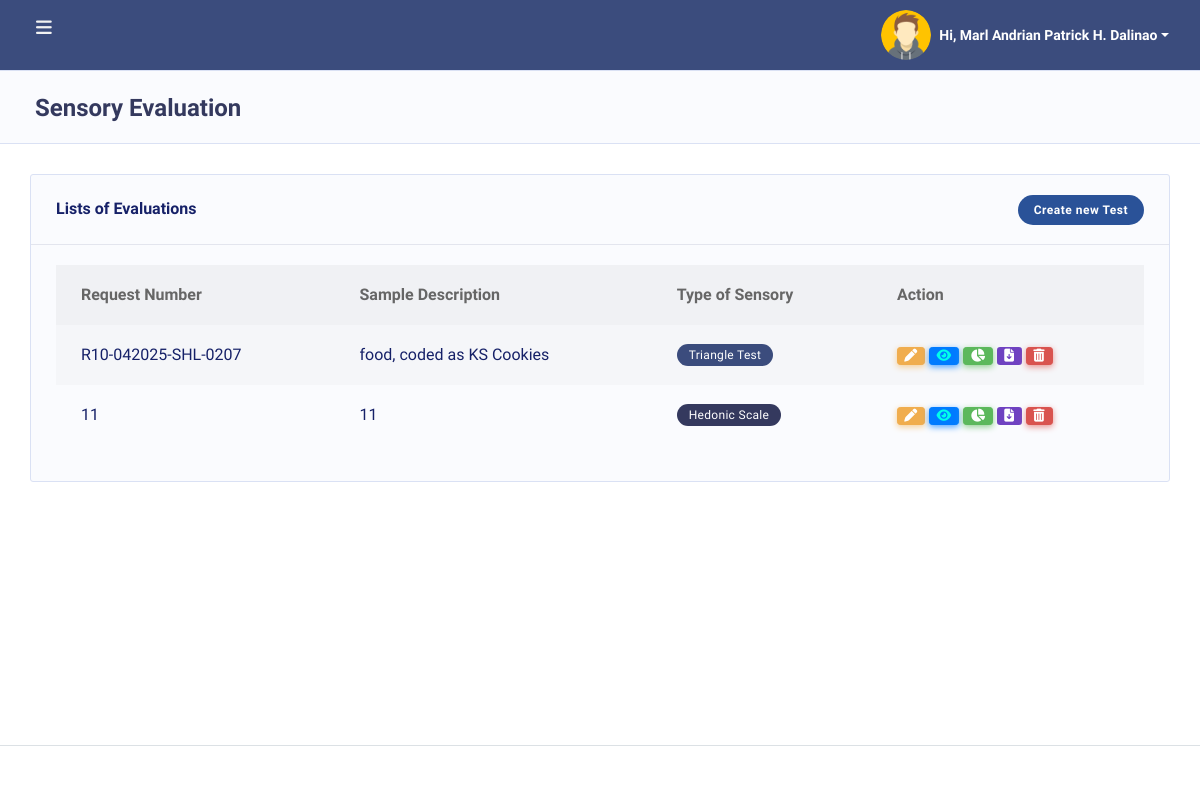
/analyst.php (signed in), run on an earlier commit of the app's database.
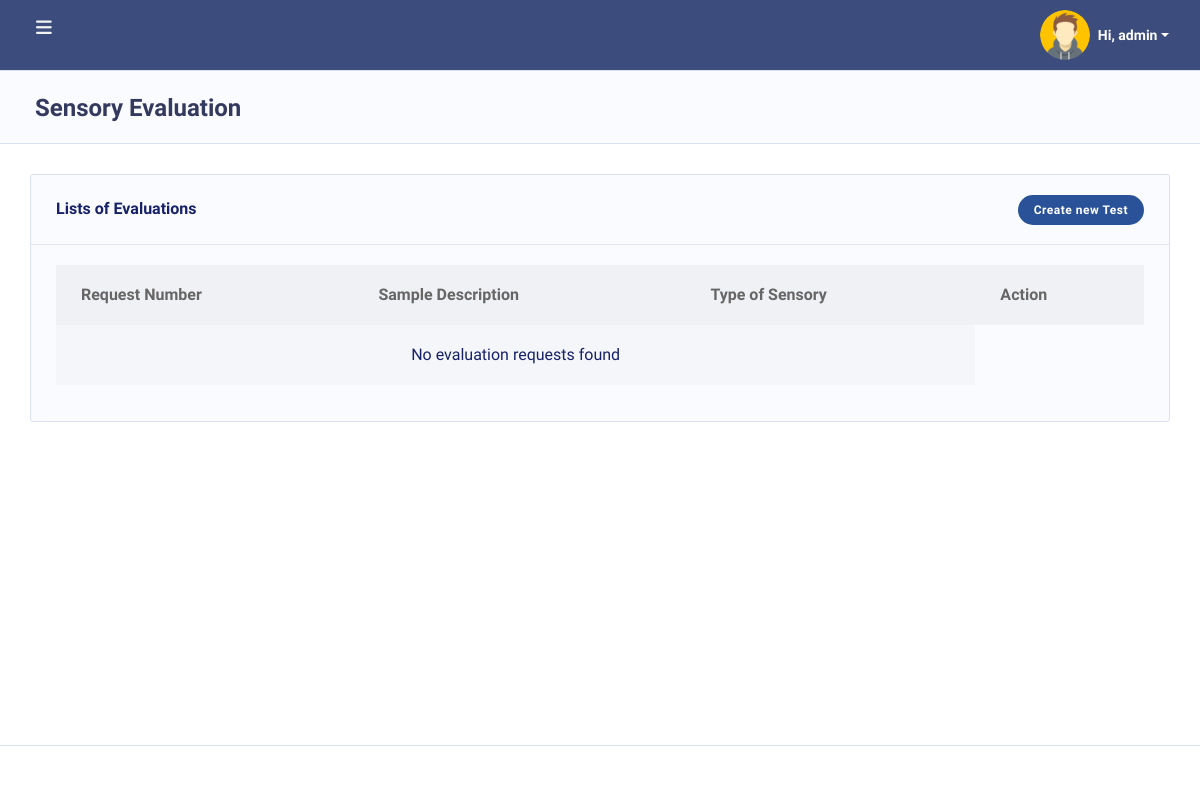
And on a later commit of the database.
### tables this page shows
CREATE TABLE `users` (
  `user_id` int(11) NOT NULL,
  `username` varchar(50) NOT NULL,
  `email` varchar(100) NOT NULL,
  `password` varchar(255) NOT NULL,
  `role` tinyint(4) NOT NULL CHECK (`role` in (1,2,3)),
  `code_name` varchar(50) DEFAULT NULL,
  `user_picture` varchar(255) DEFAULT NULL,
  `created_at` timestamp NOT NULL DEFAULT current_timestamp()
);

CREATE TABLE `evaluation_requests` (
  `s_id` int(11) NOT NULL,
  `request_no` varchar(100) NOT NULL,
  `lab_code_no` varchar(100) NOT NULL,
  `sample_code_no` varchar(100) NOT NULL,
  `date_of_computation` datetime DEFAULT current_timestamp(),
  `user_input_codes` text DEFAULT NULL COMMENT 'JSON of A1…O3 values',
  `sample_a_label` varchar(100) DEFAULT NULL,
  `sample_b_label` varchar(100) DEFAULT NULL,
  `samples_container` longtext DEFAULT NULL CHECK (json_valid(`samples_container`)),
  `sensory_type` varchar(50) DEFAULT NULL,
  `status` enum('inactive','active') DEFAULT 'inactive',
  `user_id` int(11) DEFAULT NULL,
  `analyst` varchar(100) NOT NULL,
  `triangle_num` int(11) DEFAULT NULL,
  `date_created` datetime DEFAULT current_timestamp()
);

### analyst.php (the view, shortened to what this page needs)
<?php
include 'includes/header.php';
?>
<!DOCTYPE html>
<html lang="en">
<head>
    <link rel="stylesheet" href="assets/modules/datatables/datatables.min.css">
    <link rel="stylesheet" href="assets/modules/datatables/DataTables-1.10.16/css/dataTables.bootstrap4.min.css">
    <link rel="stylesheet" href="assets/modules/datatables/Select-1.2.4/css/select.bootstrap4.min.css">
</head>
<body class="layout-4">
    <div id="app">
        <div class="main-wrapper main-wrapper-1">
            <?php include('includes/topnav.php'); ?>
            <div class="main-content">
                <section class="section">
                    <div class="section-header">
                        <h1>Sensory Evaluation</h1>
                    </div>
                    <div class="section-body">
                        <div class="row">
                            <div class="col-12">
                                <div class="card">
                                    <div class="card-header d-flex justify-content-between align-items-center">
                                        <h4>Lists of Evaluations</h4>
                                        <button type="button" class="btn btn-sm" style="background-color: #2A5298; color: white;" data-toggle="modal" data-target="#evaluationModal">
    Create new Test
</button>
                                    </div>
                                    <div class="card-body">
                                        <div class="table-responsive">
                                            <table class="table table-striped v_center" id="table-1">
                                                <thead>
                                                    <tr>
                                                          <th>Request Number</th>
                                                        <th>Sample Description</th>
                                                        <th>Type of Sensory</th>
                                                        <th>Action</th>
                                                    </tr>
                                                </thead>
                                                <tbody>
<?php
$query = "SELECT request_no, lab_code_no, sample_code_no, sensory_type, date_of_computation, status, date_created FROM evaluation_requests ORDER BY date_created DESC";
$result = $conn->query($query);
if ($result && $result->num_rows > 0) {
    while ($row = $result->fetch_assoc()) {
        $type = $row['sensory_type'];
        $typeBadge = '<div class="badge badge-secondary">Unknown</div>';
        if ($type === 'Triangle Test') {
            $typeBadge = '<div class="badge badge-primary">Triangle Test</div>';
        } elseif ($type === 'Hedonic Scale') {
            $typeBadge = '<div class="badge badge-secondary">Hedonic Scale</div>';
        }
        $iconClass = ($row['status'] === 'active') ? 'fa-eye glowing' : 'fa-eye';
        $btnClass = ($row['status'] === 'active') ? 'btn-info' : 'btn-secondary';
        $tooltip = ($row['status'] === 'active') ? 'Deactivate Evaluation' : 'Activate Evaluation';
        echo "<tr>
            <td>{$row['request_no']}</td>
    <td>{$row['sample_code_no']}</td>
            <td>{$typeBadge}</td>
            <td style='display: none;'>{$row['date_created']}</td>
            <td>
                    <a href='" .
                        ($row['sensory_type'] === 'Hedonic Scale'
                            ? "hedonic_evaluation_form.php?request_no="
                            : "monitoring.php?request_no=")
                        . urlencode($row['request_no']) . "'
                        class='btn btn-sm btn-warning' title='Edit'>
                        <i class='fas fa-pen'></i>
                    </a>
                <a href='toggle_evaluation.php?request_no=" . urlencode($row['request_no']) . "' class='btn btn-sm $btnClass' title='$tooltip'>
                    <i class='fas $iconClass'></i>
                </a>
                <a href='" .
                        ($row['sensory_type'] === 'Hedonic Scale'
                            ? "hedonic_summary.php?request_no="
                            : "summary_triangle.php?request_no=")
                        . urlencode($row['request_no']) . "'
                        class='btn btn-sm btn-success' title='Summary'>
                        <i class='fas fa-chart-pie'></i>
                    </a>
                <a href='" .
                        ($row['sensory_type'] === 'Hedonic Scale'
                            ? "generate_all_results_pdf.php?request_no="
                            : "print_panelist.php?request_no=")
                        . urlencode($row['request_no']) . "'
                        class='btn btn-sm' style='background-color: #6f42c1; color: white;' title='Download Panelist Answers' target='_blank'>
                        <i class='fas fa-file-download'></i>
                    </a>
                <button type='button' class='btn btn-sm btn-danger btn-delete' data-request-no='{$row['request_no']}' title='Delete'>
                    <i class='fas fa-trash-alt'></i>
                </button>
            </td>
        </tr>";
    }
} else {
    echo "<tr><td colspan='3' class='text-center'>No evaluation requests found</td></tr>";
}
?>
                                                </tbody>
                                            </table>
                                        </div>
                                    </div>
                                </div>
                            </div>
                        </div>
                    </div>
                </section>
            </div>
            <?php include('includes/footer.php'); ?>
        </div>
    </div>
</body>
</html>

### includes/header.php (shortened to what this page needs)
<link rel="stylesheet" href="assets/modules/bootstrap/css/bootstrap.min.css">
<link rel="stylesheet" href="assets/modules/fontawesome/css/all.min.css">
<link rel="stylesheet" href="https://cdnjs.cloudflare.com/ajax/libs/font-awesome/6.7.2/css/all.min.css">
<link rel="stylesheet" href="assets/css/style.min.css">
<link rel="stylesheet" href="assets/css/components.min.css">

### includes/topnav.php (shortened to what this page needs)
<?php
include 'db.php';
$user_id = $_SESSION['user_id'];
$query = $conn->prepare("SELECT code_name, user_picture FROM users WHERE user_id = ?");
$query->bind_param("i", $user_id);
$query->execute();
$query->bind_result($code_name, $user_picture);
$default_image = "uploads/default.png";
if (!empty($user_picture)) {
    if (!str_starts_with($user_picture, "uploads/")) {
        $user_picture = "uploads/" . $user_picture;
    }
} else {
    $user_picture = $default_image;
}
?>
<div class="navbar-bg"></div>
<nav class="navbar navbar-expand-lg main-navbar">
    <form class="form-inline mr-auto">
        <ul class="navbar-nav mr-3">
            <li><a href="#" data-toggle="sidebar" class="nav-link nav-link-lg"><i class="fas fa-bars"></i></a></li>
        </ul>
    </form>
    <ul class="navbar-nav navbar-right">
    <li class="dropdown">
    <a href="#" data-toggle="dropdown" class="nav-link dropdown-toggle nav-link-lg nav-link-user d-flex align-items-center">
        <img src="<?php echo htmlspecialchars($user_picture); ?>"
             class="rounded-circle mr-2"
             style="width: 50px; height: 50px; object-fit: cover;"
             alt="User Avatar">
        <span class="d-sm-inline d-none font-weight-bold" style="font-size: 14px;"> Hi,
            <?php echo htmlspecialchars($code_name); ?>
        </span>
    </a>
</li>
    </ul>
</nav>

### includes/footer.php (shortened to what this page needs)
<footer class="main-footer">
</footer>

### analyst.php (style rules this page uses)
.glowing { animation: glow 1s infinite alternate; color: #00ffea; }

What changed in the data, as far as the page shows it:
removed evaluation_requests: request_no "R10-042025-SHL-0207", sample_code_no "food, coded as KS Cookies", sensory_type "Triangle Test"
removed evaluation_requests: request_no "11", sample_code_no "11", sensory_type "Hedonic Scale"
changed users: code_name "Marl Andrian Patrick H. Dalinao" → "admin"
Also different on the page:
text now shown: "No evaluation requests found"
